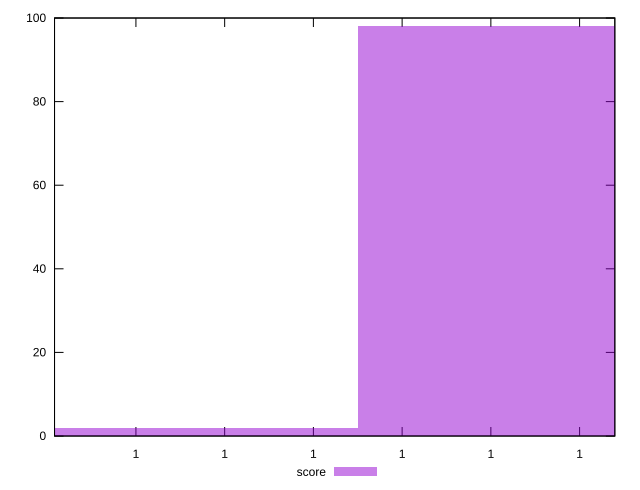

This figure's gnuplot source:
reset

$score <<EOF
0.9999999999979999 98
0.999999999997 2
EOF

set key outside below
set boxwidth 1e-12
set xrange [0.9999999999968165:0.9999999999980791]
set yrange [0:100]
set trange [0:100]
set style fill transparent solid 0.5 noborder
set terminal svg size 640, 490 enhanced background rgb 'white'
set output "reprap/total-byte-weight/samples/pages+cached+noexternal+nojs/score/histogram.svg"

plot $score title "score" with boxes

reset
